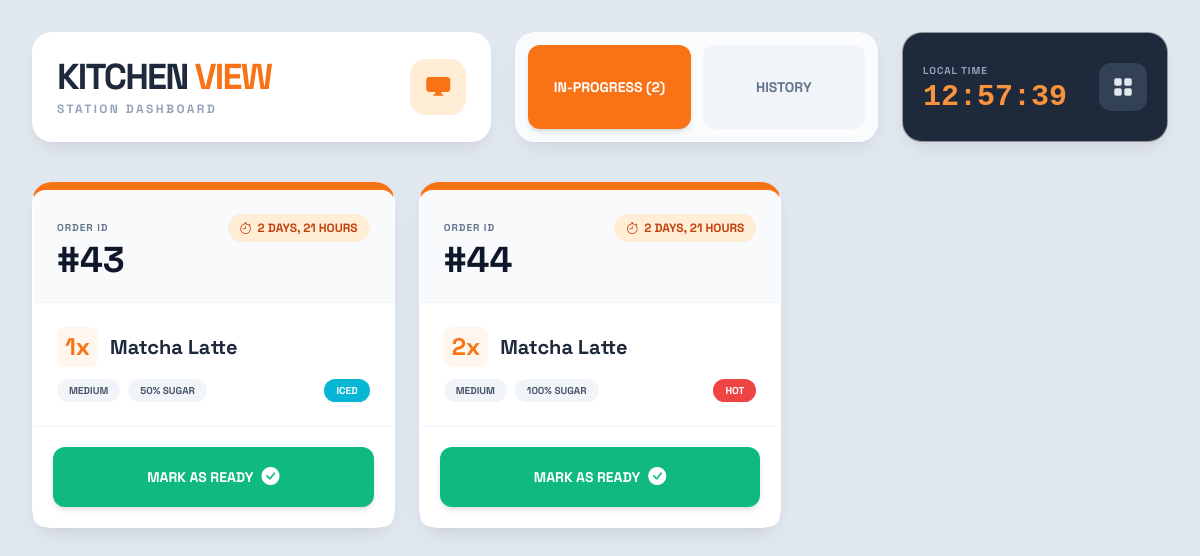
Before: /kitchen/ with the older database file.
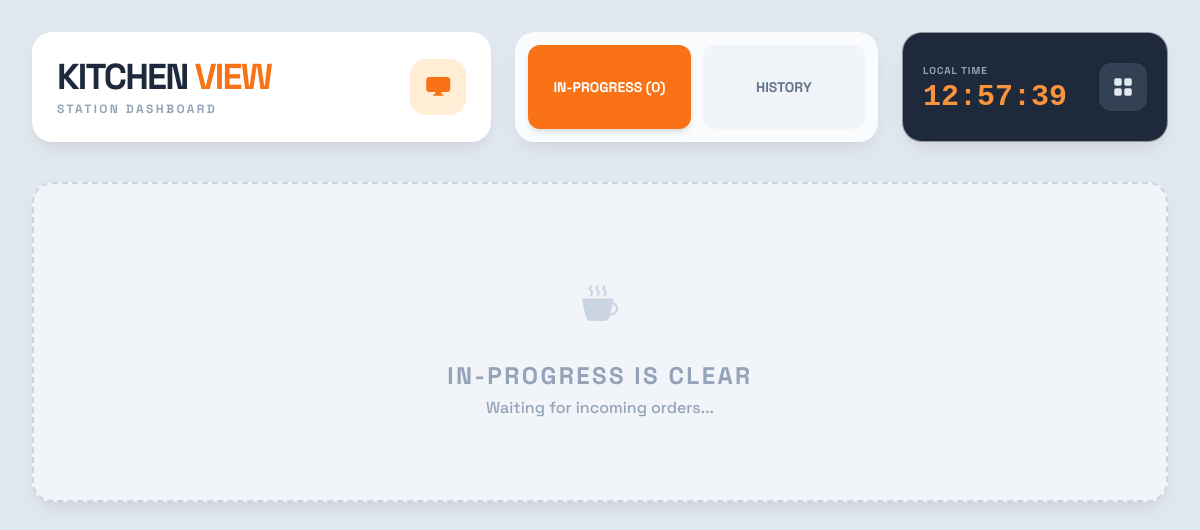
After: the same page with the newer database file.
### sales/models.py (models this page shows, shortened)
class Order(models.Model):
    created_at = models.DateTimeField(auto_now_add=True)
    total_amount = models.DecimalField(max_digits=10, decimal_places=2, default=0.00)
    is_completed = models.BooleanField(default=False)
    service_type = models.CharField(max_length=20, default='Dine-in')
    customer = models.ForeignKey('Customer', on_delete=models.SET_NULL, null=True, blank=True)
    tax_rate = models.DecimalField(max_digits=5, decimal_places=2, default=10.0) # 10%

class OrderItem(models.Model):
    order = models.ForeignKey(Order, related_name='items', on_delete=models.CASCADE)
    product = models.ForeignKey(Product, on_delete=models.CASCADE)
    quantity = models.PositiveIntegerField(default=1)
    size = models.CharField(max_length=20, default='Medium')
    sugar = models.CharField(max_length=20, default='100%')
    drink_type = models.CharField(max_length=20, default='Hot')
    STATUS_CHOICES = [
        ('PENDING', 'Pending'),
        ('PREPARING', 'Preparing'),
        ('READY', 'Ready'),
        ('COMPLETED', 'Completed'),
    ]
    status = models.CharField(max_length=20, choices=STATUS_CHOICES, default='PENDING')
    is_completed = models.BooleanField(default=False)

class Product(models.Model):
    CATEGORIES = (
        ('Coffee', 'Coffee'),
        ('Tea', 'Tea'),
        ('Matcha', 'Matcha'),
        ('Other', 'Other'),
    )
    name = models.CharField(max_length=100)
    category = models.CharField(max_length=20, choices=CATEGORIES, default='Coffee')
    base_price = models.DecimalField(max_digits=10, decimal_places=2, help_text="Base Price for SMALL HOT (Tax Inclusive)")
    image = models.ImageField(upload_to='products/', null=True, blank=True)
    ice_upcharge = models.DecimalField(max_digits=6, decimal_places=2, default=0.25)
    frappe_upcharge = models.DecimalField(max_digits=6, decimal_places=2, default=0.50)
    is_available = models.BooleanField(default=True, help_text="Uncheck to hide from customer menu (Snooze)")
    can_be_hot = models.BooleanField(default=True)
    can_be_iced = models.BooleanField(default=False)
    can_be_frappe = models.BooleanField(default=False)
    stock = models.IntegerField(default=0)

### sales/views.py (the view)
# urls.py: path('kitchen/', views.kitchen_view, name='kitchen_view'),
def kitchen_view(request):
    pending_orders = Order.objects.filter(is_completed=False).order_by('created_at')
    recent_time = timezone.now() - timedelta(hours=12)
    completed_orders = Order.objects.filter(
        is_completed=True,
        created_at__gte=recent_time
    ).order_by('-created_at') # Newest first in history
    return render(request, 'kitchen.html', {
        'pending_orders': pending_orders,
        'completed_orders': completed_orders
    })

### sales/templates/kitchen.html (shortened to what the changed rows need)
<!DOCTYPE html>
<html lang="en">
<head>
    <script src="https://cdn.tailwindcss.com"></script>
    <link rel="stylesheet" href="https://cdn.jsdelivr.net/npm/bootstrap-icons@1.11.1/font/bootstrap-icons.css">
</head>
<body class="text-slate-900 min-h-screen p-4 md:p-8">
    <header class="grid grid-cols-1 md:grid-cols-12 gap-6 mb-10">
        <div class="md:col-span-5 flat-card p-6 flex items-center justify-between">
            <div>
                <h1 class="text-4xl font-black tracking-tighter uppercase text-slate-800">
                    KITCHEN<span class="text-orange-500"> VIEW</span>
                </h1>
            </div>
        </div>
        <div class="md:col-span-4 flat-card p-3 flex gap-3 bg-white/80 backdrop-blur-sm">
            <button id="tab-pending" onclick="showTab('pending')" class="flex-1 py-4 text-sm bg-orange-500 text-white flat-button">
                IN-PROGRESS (<span id="queue-count">{{ pending_orders.count }}</span>)
            </button>
        </div>
    </header>
    <div id="pending-list" class="bento-grid">
        {% for order in pending_orders %}
        <div class="flat-card flex flex-col max-h-[700px] border-t-8 border-t-orange-500">
            <div class="p-6 border-b border-slate-100 flex justify-between items-start bg-slate-50 rounded-t-xl">
                <div>
                    <span class="text-[10px] font-bold text-slate-500 uppercase tracking-widest">Order ID</span>
                    <h2 class="text-4xl font-black text-slate-900 mt-1 leading-none">#{{ order.id }}</h2>
                </div>
                <div class="bg-orange-100 text-orange-700 px-3 py-1.5 rounded-full text-xs font-black uppercase flex items-center gap-1.5">
                    <i class="bi bi-stopwatch"></i> {{ order.created_at|timesince }}
                </div>
            </div>
            <div class="p-2 flex-grow overflow-y-auto custom-scroll">
                {% for item in order.items.all %}
                <div class="p-4 border-b border-slate-100 last:border-0 hover:bg-slate-50 transition-colors rounded-xl">
                    <div class="flex justify-between items-start mb-3">
                        <div class="flex items-center gap-3">
                            <span class="text-2xl font-black text-orange-500 bg-orange-50 px-2 py-1 rounded-lg">{{ item.quantity }}x</span>
                            <span class="font-bold text-slate-800 text-xl leading-tight">{{ item.product.name }}</span>
                        </div>
                    </div>
                    <div class="flex flex-wrap gap-2 items-center">
                        <span class="text-[10px] font-bold text-slate-600 bg-slate-100 px-3 py-1 rounded-full uppercase">{{ item.size }}</span>
                        <span class="text-[10px] font-bold text-slate-600 bg-slate-100 px-3 py-1 rounded-full uppercase">{{ item.sugar }} Sugar</span>
                        <span class="text-[10px] font-bold px-3 py-1 rounded-full uppercase ml-auto shadow-sm
                            {% if item.drink_type == 'Hot' %} bg-red-500 text-white
                            {% elif item.drink_type == 'Iced' %} bg-cyan-500 text-white
                            {% else %} bg-purple-500 text-white {% endif %}">
                            {{ item.drink_type }}
                        </span>
                    </div>
                </div>
                {% endfor %}
            </div>
            <div class="p-5 bg-white rounded-b-xl border-t border-slate-100">
                <form action="{% url 'complete_order' order.id %}" method="POST">
                    <button type="submit" class="w-full bg-emerald-500 text-white py-4 text-sm flex items-center justify-center gap-2 flat-button hover:bg-emerald-600">
                        MARK AS READY <i class="bi bi-check-circle-fill text-lg"></i>
                    </button>
                </form>
            </div>
        </div>
        {% empty %}
        <div class="col-span-full h-80 flex flex-col items-center justify-center flat-card bg-white/50 border-2 border-dashed border-slate-300">
            <div class="h-20 w-20 bg-slate-100 rounded-full flex items-center justify-center mb-4 text-slate-300">
                <i class="bi bi-cup-hot-fill text-4xl"></i>
            </div>
            <h2 class="text-2xl font-black text-slate-400 uppercase tracking-widest">In-Progress is Clear</h2>
            <p class="text-slate-400 font-medium mt-1">Waiting for incoming orders...</p>
        </div>
        {% endfor %}
    </div>
</body>
</html>

Changed rows visible on the page:
no longer on this page (row edited): Order: id "43", created_at "2 DAYS, 21 HOURS"
no longer on this page (row unchanged): OrderItem: quantity "1", product.name "Matcha Latte", size "MEDIUM", sugar "50%", drink_type "ICED", shown under "43"
no longer on this page (row edited): Order: id "44", created_at "2 DAYS, 21 HOURS"
no longer on this page (row unchanged): OrderItem: quantity "2", product.name "Matcha Latte", size "MEDIUM", sugar "100%", drink_type "HOT", shown under "44"
Other visible differences:
{{ pending_orders.count }}: "2" → "0"
text now shown: "IN-PROGRESS IS CLEAR Waiting for incoming orders..."
